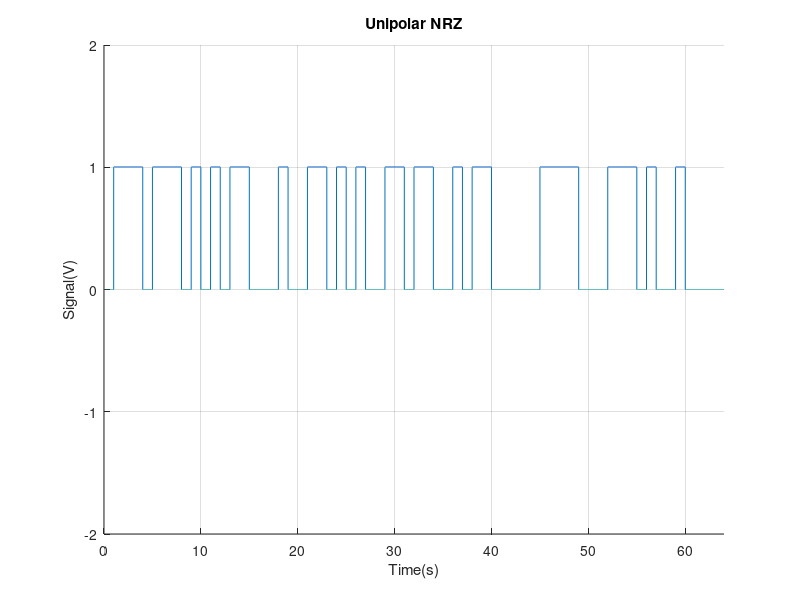
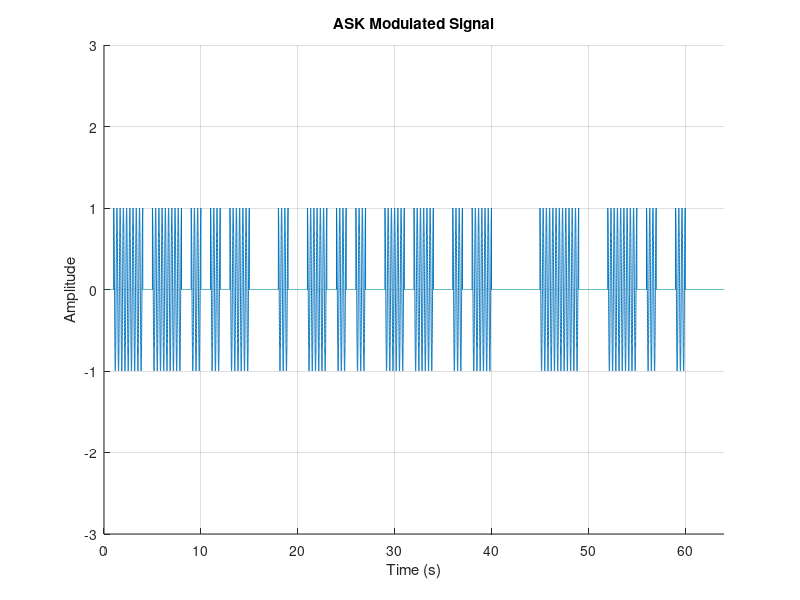
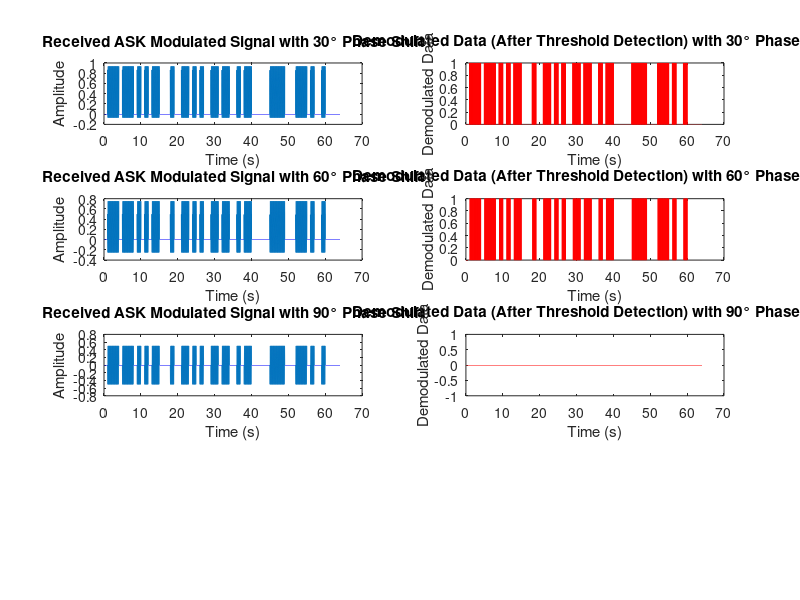
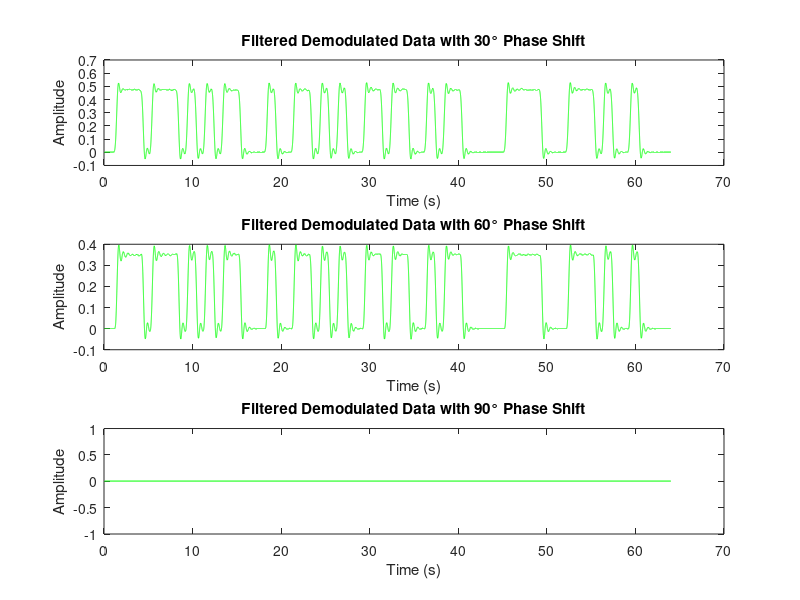

These charts were generated, in order, by the following MATLAB code:
pkg load signal
clc;
clear all;
close all;
% Generate random binary data
m = randi([0 1], 1, 64); % 64-bit random binary data
n = length(m);
%Implementation of UNIPOLAR NRZ
% Parameters
max_amplitude = 1; % Maximum amplitude of the signal
min_amplitude = 0; % Minimum amplitude of the signal
T = 1000; % Total time of the signal
fs = 1000; % Sampling rate
ts = 1/fs; % Sampling time
t = linspace(0, n, n*fs); % Time vector

% Generate pulse train
y = [];
for i = 1:n
    if m(i) == 1
        y = [y linspace(max_amplitude, max_amplitude, fs)]; % Fill y with max values for this interval
    else
        y = [y linspace(min_amplitude, min_amplitude, fs)]; % Fill y with min values for this interval
    end
end

% Plot temporal characteristics of the transmitted signal
figure;
plot(t, y);
axis([0 n -2 2]); %make y axis plot from -2 to 2
grid on;
box off;
ylabel('Signal(V)');
xlabel('Time(s)');
title('Unipolar NRZ');

% ASK Modulation
fc =3; % Carrier frequency (Hz) higher than Rb , Rb=1
carrier = cos(2*pi*fc*t); % Carrier signal

% ASK Modulated Signal
ask_signal = y .* carrier;

% Plot ASK Modulated Signal
figure;
plot(t, ask_signal);
axis([0 n -3 3]);
grid on;
box off;
xlabel('Time (s)');
ylabel('Amplitude');
title('ASK Modulated Signal');

% ASK Receiver Implementation

% Define carrier frequency and threshold
threshold = 0.5; % Threshold for detection

% Generate local carrier signals with different phase shifts
carrier_30 = cos(2*pi*fc*t + deg2rad(30)); % 30 degree phase shift
carrier_60 = cos(2*pi*fc*t + deg2rad(60)); % 60 degree phase shift
carrier_90 = cos(2*pi*fc*t + deg2rad(90)); % 90 degree phase shift

% Coherent detection: multiply received signal with carriers having different phase shifts
received_signal_30 = ask_signal .* carrier_30; % Received ASK modulated signal with 30 degree phase shift
received_signal_60 = ask_signal .* carrier_60; % Received ASK modulated signal with 60 degree phase shift
received_signal_90 = ask_signal .* carrier_90; % Received ASK modulated signal with 90 degree phase shift

% Threshold detection
demodulated_data_30 = received_signal_30 > threshold;
demodulated_data_60 = received_signal_60 > threshold;
demodulated_data_90 = received_signal_90 > threshold;

% Low-pass filtering in the time domain
cutoff_frequency = 2; % Cutoff frequency for LPF (Hz)
[b, a] = butter(7, cutoff_frequency/(fs/2), 'low'); % Butterworth LPF coefficients

% Apply LPF to the demodulated signals
filtered_data_30 = filter(b, a, demodulated_data_30);
filtered_data_60 = filter(b, a, demodulated_data_60);
filtered_data_90 = filter(b, a, demodulated_data_90);

% Plotting
figure;

% Plot received ASK modulated signals
subplot(4,2,1);
plot(t, received_signal_30);
xlabel('Time (s)');
ylabel('Amplitude');
title('Received ASK Modulated Signal with 30° Phase Shift');

subplot(4,2,3);
plot(t, received_signal_60);
xlabel('Time (s)');
ylabel('Amplitude');
title('Received ASK Modulated Signal with 60° Phase Shift');

subplot(4,2,5);
plot(t, received_signal_90);
xlabel('Time (s)');
ylabel('Amplitude');
title('Received ASK Modulated Signal with 90° Phase Shift');

% Plot demodulated data after threshold detection
subplot(4,2,2);
plot(t, demodulated_data_30, 'r');
xlabel('Time (s)');
ylabel('Demodulated Data');
title('Demodulated Data (After Threshold Detection) with 30° Phase Shift');

subplot(4,2,4);
plot(t, demodulated_data_60, 'r');
xlabel('Time (s)');
ylabel('Demodulated Data');
title('Demodulated Data (After Threshold Detection) with 60° Phase Shift');

subplot(4,2,6);
plot(t, demodulated_data_90, 'r');
xlabel('Time (s)');
ylabel('Demodulated Data');
title('Demodulated Data (After Threshold Detection) with 90° Phase Shift');

% Plot filtered demodulated data
% Plot all filtered demodulated data in one figure
figure;

% Plot filtered demodulated data for 30° phase shift
subplot(3,1,1);
plot(t, filtered_data_30, 'g');
xlabel('Time (s)');
ylabel('Amplitude');
title('Filtered Demodulated Data with 30° Phase Shift');

% Plot filtered demodulated data for 60° phase shift
subplot(3,1,2);
plot(t, filtered_data_60, 'g');
xlabel('Time (s)');
ylabel('Amplitude');
title('Filtered Demodulated Data with 60° Phase Shift');

% Plot filtered demodulated data for 90° phase shift
subplot(3,1,3);
plot(t, filtered_data_90, 'g');
xlabel('Time (s)');
ylabel('Amplitude');
title('Filtered Demodulated Data with 90° Phase Shift');

% Adjust subplot spacing

% Fourier transform of each spectrum
figure;


% Compute spectrum
spectrum_orig = fft(ask_signal);
spectrum_30 = fft(filtered_data_30);
spectrum_60 = fft(filtered_data_60);
spectrum_90 = fft(filtered_data_90);
f = linspace(-fs/2, fs/2, length(filtered_data_30));

% Plot spectrum
subplot(4,1,1);
plot(f, fftshift(abs(spectrum_orig))*ts);
xlabel('Frequency (Hz)');
ylabel('Magnitude');
title('Fourier Transform of Original ASK Modulated Signal');

% Plot spectrum for filtered demodulated data with 30° phase shift
subplot(4,1,2);
plot(f, fftshift(abs(spectrum_30))*ts);
xlabel('Frequency (Hz)');
ylabel('Magnitude');
title('Fourier Transform of Filtered Demodulated Data with 30° Phase Shift');

% Plot spectrum for filtered demodulated data with 60° phase shift
subplot(4,1,3);
plot(f, fftshift(abs(spectrum_60))*ts);
xlabel('Frequency (Hz)');
ylabel('Magnitude');
title('Fourier Transform of Filtered Demodulated Data with 60° Phase Shift');

% Plot spectrum for filtered demodulated data with 90° phase shift
subplot(4,1,4);
plot(f, fftshift(abs(spectrum_90))*ts);
xlabel('Frequency (Hz)');
ylabel('Magnitude');
title('Fourier Transform of Filtered Demodulated Data with 90° Phase Shift');

